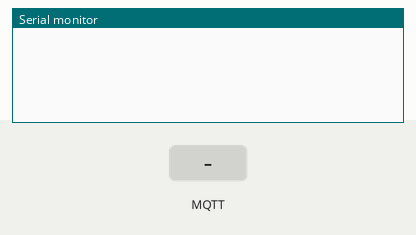
This sketch was run on a simulated ESP32. Parts: the last lines printed to the serial monitor. The test bench sets the inputs (shaded band). WiFi joins after 1.5 s; servers stay silent unless stated; no MQTT or app messages arrive unless stated. At 10.6 s the program stops and its outputs stay as they are.

Above: at 2.7 s.
2.8 s: MQTT message "5" arrives on the first subscribed topic
At 3.3 s:
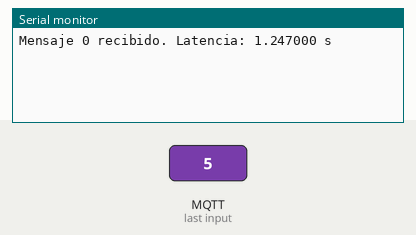
4.3 s: MQTT message "90" arrives on the first subscribed topic
At 5.6 s:
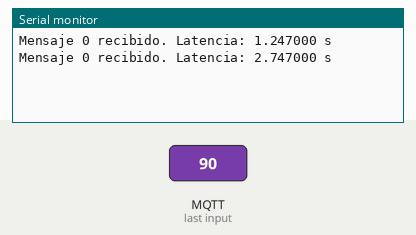

Measured:
- after the input at 2.8 s, the serial monitor: prints a new line at once (image 1)
- after the input at 4.3 s, the serial monitor: prints a new line at once (image 2)

The sketch:

C2.ino
```cpp
#include <WiFi.h>           // Para ESP8266 usa <ESP8266WiFi.h>
#include <PubSubClient.h>

const char* ssid = "Phone de Hectorin";
const char* password = "12345678";
const char* mqtt_broker = "test.mosquitto.org"; // Broker público

const char* topic = "elementos2/hector/";
const int numMessages = 20;
unsigned long sendTimes[numMessages];
float latencies[numMessages];

WiFiClient espClient;
PubSubClient client(espClient);

void callback(char* topic, byte* payload, unsigned int length) {
    unsigned long receivedTime = millis();

    String message = "";
    for (int i = 0; i < length; i++) {
        message += (char)payload[i];
    }

    int index = message.substring(4).toInt();
    if (index >= 0 && index < numMessages) {
        latencies[index] = (receivedTime - sendTimes[index]) / 1000.0;
        Serial.printf("Mensaje %d recibido. Latencia: %.6f s\n", index, latencies[index]);
    } else {
        Serial.println("Mensaje fuera de rango recibido.");
    }
}


void setup_wifi() {
    WiFi.begin(ssid, password);
    while (WiFi.status() != WL_CONNECTED) {
        delay(500);
    }
}

void setup() {
    Serial.begin(115200);
    setup_wifi();
    client.setServer(mqtt_broker, 1883);
    client.setCallback(callback);
    client.connect("ArduinoClient");
    client.subscribe(topic);
}

void loop() {
    for (int i = 0; i < numMessages; i++) {
        String message = "msg_" + String(i);
        sendTimes[i] = millis();
        client.publish(topic, message.c_str());

        unsigned long startWait = millis();
        while (millis() - startWait < 200) {  // Esperar 200ms procesando MQTT
            client.loop();
        }
    }

    delay(5000);  // Esperar a que lleguen respuestas

    // Calcular latencia promedio
    float sum = 0, sumSq = 0;
    int receivedCount = 0;
    for (int i = 0; i < numMessages; i++) {
        if (latencies[i] > 0) {
            sum += latencies[i];
            sumSq += latencies[i] * latencies[i];
            receivedCount++;
        }
    }

    if (receivedCount > 0) {
        float mean = sum / receivedCount;
        float stddev = sqrt((sumSq / receivedCount) - (mean * mean));
        Serial.printf("Latencia promedio: %.6f s\n", mean);
        Serial.printf("Desviación estándar: %.6f s\n", stddev);
    } else {
        Serial.println("No se recibieron respuestas.");
    }

    while (true);
}
```
